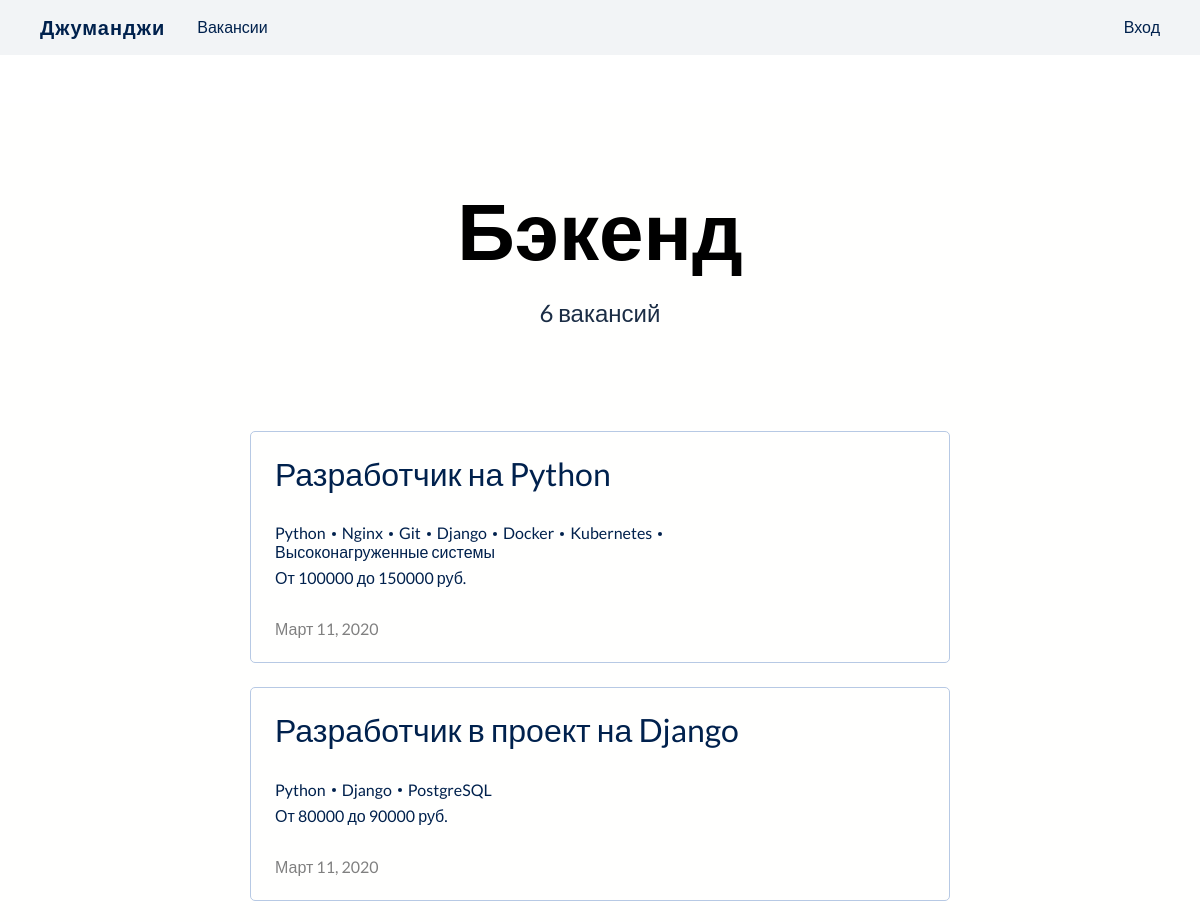
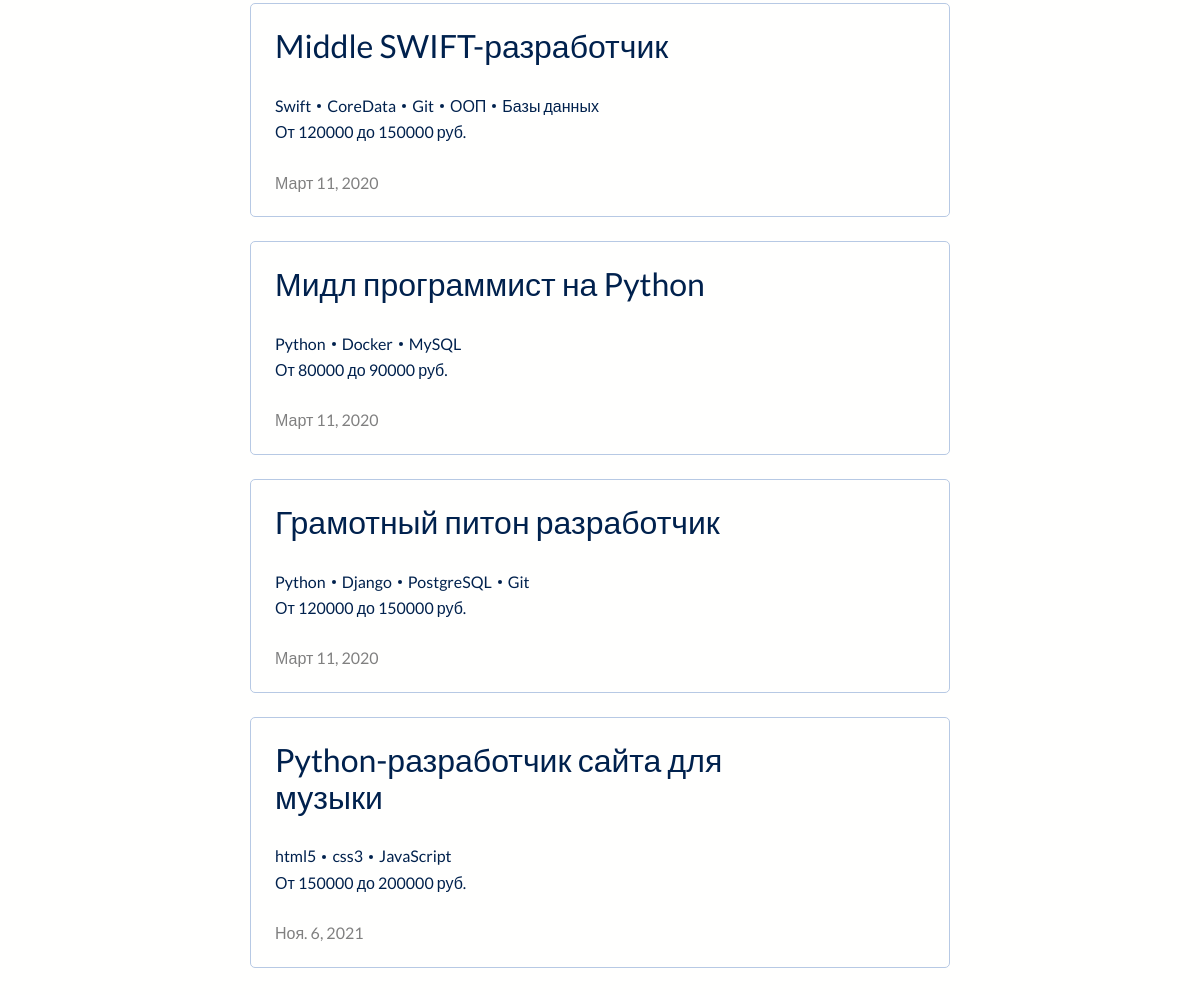
Page /vacancies/cat/backend on the committed database (2 pictures, top to bottom).
### jumanji/models.py (models this page shows, shortened)
class Specialty(models.Model):
    code = models.CharField(max_length=50)
    title = models.CharField(max_length=100)
    picture = models.ImageField(upload_to="specialty_logos", default="https://place-hold.it/100x60")

class Vacancy(models.Model):
    title = models.CharField(max_length=100)
    specialty = models.ForeignKey(Specialty, on_delete=models.CASCADE, related_name="vacancies", default=None)
    company = models.ForeignKey(Company, on_delete=models.CASCADE, related_name='vacancies')
    salary_from = models.IntegerField()
    salary_to = models.IntegerField()
    posted_at = models.DateField(default=timezone.now)
    skills = models.CharField(max_length=250)
    description = models.TextField()
    def get_skills(self):
        return self.skills.split(', ')

### jumanji/views.py (the view)
# urls.py: path('vacancies/cat/<slug:slug>', SpecialtyVacanciesView.as_view(), name="specialty_vacancies"),
class SpecialtyVacanciesView(ListView):
    model = Vacancy
    template_name = template_name = 'jumanji/specialty.html'
    def get_queryset(self):
        specialty = self.kwargs['slug']
        queryset = Vacancy.objects.filter(specialty__code=specialty)
        return queryset
    def get_context_data(self, **kwargs):
        context = super().get_context_data(**kwargs)
        specialty = Specialty.objects.filter(code=self.kwargs['slug'])
        context['title'] = specialty.first().title
        context['vacancies_count'] = self.get_queryset().count()
        return context

### jumanji/templates/jumanji/specialty.html
{% extends 'base.html' %}
{% block content %}
<section class="specialty-head">
    <h1>{{ title }}</h1>
    <p>{{ vacancies_count }} вакансий</p>
</section>
{% include './block/vacancies-cards.html' with vacancies=object_list %}
{% endblock  %}

### jumanji/templates/jumanji/block/vacancies-cards.html (shortened to what this page needs)
<section class="vacancies-cards">
    {% if vacancies %}
        {% for vacancy in vacancies %}
        <a class="card" href="{% url 'vacancy_detail' vacancy.id %}">
            <div class="description">
                <h2>{{ vacancy.title }}</h2>
                <ul class="tags">
                    {% for skill in vacancy.get_skills %}
                    <li>{{ skill }}</li>
                    {% endfor %}
                </ul>
                <div class="salary">От {{ vacancy.salary_from }} до {{ vacancy.salary_to }} руб.</div>
                <div class="date">{{ vacancy.posted_at }}</div>
            </div>
        </a>
        {% endfor %}
    {% else %}
    <h1>Ничего не найдено</h1>
    {% endif %}
</section>

### static/css/general_style.css (style rules this page uses)
:root { --background: #fffffe; --secondBackground: #f2f4f6; --darkBackground: #001534; --headline: #00214d; --paragraph: #1b2d45; --darkParagraph: #b7c9e4; --red: #ff5470; --lightRed: rgba(255, 84, 112, .2); --yellow: #fde24f; --skyBlue: #00ebc7; }
* { font-family: 'Lato', sans-serif; }
body { display: flex; flex-direction: column; min-height: 100vh; }
h1, h2, h3 { text-align: center; }
h1 { font-size: 2.5rem; margin: 2.5rem 0; }
h2 { font-weight: normal; font-size: 2rem; margin: 2rem 0; }
p { font-size: 1.5rem; color: var(--paragraph); }
a { text-decoration: none; color: var(--headline); }
section { margin: 5rem 0; }
.card { display: flex; align-items: center; padding: 1.5rem; border: 1px solid var(--darkParagraph); border-radius: 5px; }
a.card { cursor: pointer; transition: all .15s ease-in-out; }
ul.tags { display: flex; flex-wrap: wrap; list-style: none; margin: 0; margin-bottom: .5rem; padding: 0; }
ul.tags li { position: relative; }
ul.tags li:not(:last-child) { margin-right: 1rem; }
ul.tags li:not(:last-child):after { content: ''; position: absolute; right: -.625rem; top: 50%; transform: translateY(-50%); width: .25rem; height: .25rem; border-radius: 100%; background: var(--headline); }

### jumanji/static/css/style.css (style rules this page uses)
.vacancies-cards { display: grid; grid-template-columns: 1fr; grid-auto-columns: 1fr; max-width: 700px; gap: 1.5rem; margin: 3rem auto; }
.vacancies-cards .card { padding: 1.5rem; }
.vacancies-cards .card h2 { text-align: left; margin: 0; margin-bottom: 2rem; }
.vacancies-cards .card .date { margin-top: 2rem; color: gray; }
.specialty-head { display: flex; flex-direction: column; align-items: center; justify-content: center; }
.specialty-head h1 { font-size: 5rem; margin: 0; }

### rows in the picture
Specialty: title "Бэкенд"
Vacancy: title "Разработчик на Python", get_skills "Python" "Nginx" "Git" "Django" "Docker" "Kubernetes" "Высоконагруженные системы", salary_from "100000", salary_to "150000", posted_at "Март 11, 2020"
Vacancy: title "Разработчик в проект на Django", get_skills "Python" "Django" "PostgreSQL", salary_from "80000", salary_to "90000", posted_at "Март 11, 2020"
Vacancy: title "Middle SWIFT-разработчик", get_skills "Swift" "CoreData" "Git" "ООП" "Базы данных", salary_from "120000", salary_to "150000", posted_at "Март 11, 2020"
Vacancy: title "Мидл программист на Python", get_skills "Python" "Docker" "MySQL", salary_from "80000", salary_to "90000", posted_at "Март 11, 2020"
Vacancy: title "Грамотный питон разработчик", get_skills "Python" "Django" "PostgreSQL" "Git", salary_from "120000", salary_to "150000", posted_at "Март 11, 2020"
Vacancy: title "Python-разработчик сайта для музыки", get_skills "html5" "css3" "JavaScript", salary_from "150000", salary_to "200000", posted_at "Ноя. 6, 2021"

### other values in the picture
{{ vacancies_count }} "6"
